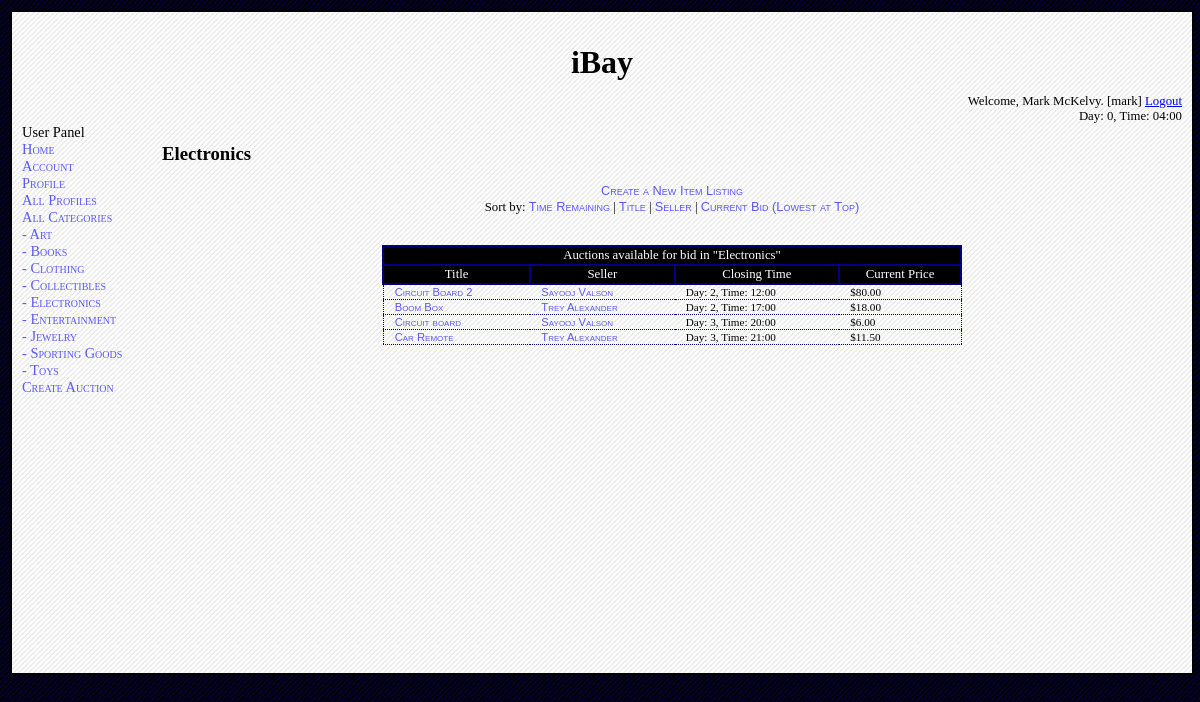
The app's page /source/category.php?view=Electronics (signed in) with its own data.
### tables this page shows
CREATE TABLE `item_listing` (
  `title` varchar(50) NOT NULL default '',
  `seller` varchar(50) NOT NULL default '',
  `category` varchar(30) NOT NULL default '',
  `end_day` int(5) NOT NULL default '0',
  `end_hour` int(2) NOT NULL default '0',
  `end_minute` int(2) NOT NULL default '0',
  `description` varchar(250) default NULL,
  `shipping_cost` float(7,2) default NULL,
  `shipping_method` varchar(100) default NULL,
  `starting_price` float(7,2) default NULL,
  `current_price` float(7,2) default NULL,
  `picture` varchar(100) default NULL,
  `buyer` varchar(50) default NULL,
  `buyerfeedbackforseller_description` varchar(250) default NULL,
  `buyerfeedbackforseller_rating` int(2) default NULL,
  `sellerfeedbackforbuyer_description` varchar(250) default NULL,
  PRIMARY KEY  (`title`,`seller`,`category`,`end_day`,`end_hour`,`end_minute`),
  KEY `seller` (`seller`)
);

### source/dbinfo.php (called while the page is built, shortened)
<?php
class dbinfo_t
{
	var $debug;
	function init ()
	{
		$this->debug = true;
	}
	function query ($q)
	{
		if ($this->debug)
			$result = mysql_query ($q) or die ('BAD QUERY: '.mysql_error ());
		else
			$result = mysql_query ($q);
		return $result;
	}
	function logged_in ()
	{
		return isset ($_SESSION) && isset ($_SESSION['Username']);
	}
	function is_admin ()
	{
		return $this->logged_in () && $_SESSION['Admin'] == 1;
	}
	function day ()
	{
		return $_SESSION['Day'];
	}
	function hour ()
	{
		return $_SESSION['Hour'];
	}
	function minute ()
	{
		return $_SESSION['Minute'];
	}
	function get_realname ($username)
	{
		$result = $this->query ("select realname from user where username = '$username'");
		if (mysql_num_rows ($result) == 0)
			return "ERROR";
		else
		{
			$row = mysql_fetch_assoc ($result);
			return $row['realname'];
		}
	}
}
?>

### source/category.php (the view, shortened to what this page needs)
<?php
include_once ("common.php");
$dbinfo = new dbinfo_t ();
echo_header ($dbinfo);
$view = get ("view");
$sortby = get ("sortby");
if ($dbinfo->logged_in ())
{
	if (empty ($view))
	{
		echo h3 ("All Categories");
		echo_div ("scriptstatus");
		echo href (" itemlisting.php?mode=new", "Create a New Item Listing");
		end_div ();
		cout ("Select a category:");
		$options = "";
		$options = $options.option ("Art", "Art");
		$options = $options.option ("Books", "Books");
		$options = $options.option ("Clothing", "Clothing");
		$options = $options.option ("Collectibles", "Collectibles");
		$options = $options.option ("Electronics", "Electronics");
		$options = $options.option ("Entertainment", "Entertainment");
		$options = $options.option ("Jewelry", "Jewelry");
		$options = $options.option ("Sporting Goods", "Sporting Goods");
		$options = $options.option ("Toys", "Toys");
		echo form_begin ("$current_script?", "get");
		echo select ("view", $options);
		echo submit_input ("Select");
	}
	else
	{
		echo h3 ("$view");
		echo href ("itemlisting.php?mode=new", "Create a New Item Listing");
		echo "<br/>Sort by: ";
		echo href ("category.php?view=$view&sortby=time_remaining", "Time Remaining");
		echo " | ";
		echo href ("category.php?view=$view&sortby=title", "Title");
		echo " | ";
		echo href ("category.php?view=$view&sortby=seller", "Seller");
		echo " | ";
		echo href ("category.php?view=$view&sortby=current_bid", "Current Bid (Lowest at Top)");
		$day = $dbinfo->day ();
		$hour = $dbinfo->hour ();
		$minute = $dbinfo->minute ();
		$query = "select title, seller, end_day, end_hour, end_minute, current_price from item_listing
where	category = '$view'
AND	((end_day > $day)
	OR (end_day = $day AND end_hour > $hour)
	OR (end_day = $day AND end_hour = $hour AND end_minute >= $minute))";
		if ($sortby == "title")
		{
			$query = $query." order by title";
		}
		else if ($sortby == "seller")
		{
			$query = $query." order by seller";
		}
		else if ($sortby == "current_bid")
		{
			$query = $query." order by current_price";
		}
		else
		{
			$query = $query." order by end_day,
end_hour, end_minute";
		}
		$results_id = mysql_query($query);
		if($results_id)
		{
			if (mysql_num_rows($results_id) == 0)
			{
				echo "No data.";
			}
			else
			{
				$table = new table_common_t ();
				$table->init ("category_listing");
				echo $table->table_begin ();
				echo $table->table_head_begin ();
				echo $table->tr ($table->td_span ("Auctions available for bid in \"$view\"", "", 6));
				echo $table->tr ($table->td ("Title").
						 $table->td ("Seller").
						 $table->td ("Closing Time").
						 $table->td ("Current Price"));
				echo $table->table_head_end ();
				echo $table->table_body_begin ();
				while (list($title, $seller, $end_day, $end_hour,$end_min,
					    $curr_price) = mysql_fetch_row($results_id))
				{
					echo $table->tr ($table->td (href ("itemlisting.php?mode=view&title=$title&seller=$seller&category=$view&end_day=$end_day&end_hour=$end_hour&end_minute=$end_min", $title)).
							 $table->td (href ("profile.php?mode=view&username=$seller", $dbinfo->get_realname ($seller))).
							 $table->td (format_time ($end_day,
										  $end_hour, $end_minute)).
					                 $table->td ("\$$curr_price"));
				}
				echo $table->table_body_end ();
				echo $table->table_end ();
				echo "<br><br>";
			}
		}
	}
}
echo_footer ($dbinfo);
?>

### source/common.php (shortened to what this page needs)
<?php
include_once ("dbinfo.php");
include_once ("table_common.php");
include_once ("list_common.php");
function echo_header ($dbinfo)
{
	$dbinfo->init ();
	$dbinfo->update_all ();
	echo <<<HEREDOC
<!DOCTYPE HTML PUBLIC "-//W3C//DTD HTML 4.01//EN" "http://www.w3.org/TR/html4/strict.dtd">
<html>
<head>
<meta http-equiv="Content-Type" content="text/html; charset=iso-8859-1" />
<title>CMPS 460 DB Project</title>
<link href="style.css" rel="stylesheet" type="text/css" />
</head>
<body>
HEREDOC;
	echo_div ("container");
	echo "iBay";
	end_div ();
	$day = $dbinfo->day () + 0;
	$hour = $dbinfo->hour ();
	$minute = $dbinfo->minute ();
	if ($dbinfo->logged_in ())
	{
		$realname = $dbinfo->realname ();
		$username = $dbinfo->username ();
		$logoutlink = href ("logout.php", "Logout");
		cout ("Welcome, $realname. [$username] $logoutlink");
	}
	else
	{
		$loginlink = href ("login.php", "Login");
		$reglink= href ("registration.php", "Register");
		cout ("Welcome! $loginlink or $reglink");
	}
	echo ("Day: $day, Time: $hour:$minute");
	if ($dbinfo->logged_in ())
	{
		if ($dbinfo->is_admin ())
			$nav = "Admin Panel<br/>";
		else
			$nav = "User Panel<br/>";
		$nav = $nav.li_wrap (href ("index.php", "Home"));
		$nav = $nav.li_wrap (href ("registration.php?mode=view", "Account"));
		$nav = $nav.li_wrap (href ("profile.php", "Profile"));
		$nav = $nav.li_wrap (href ("profile.php?mode=browse", "All Profiles"));
		$nav = $nav.li_wrap (href ("category.php", "All Categories"));
		$nav = $nav.li_wrap (href ("category.php?view=Art", " - Art"));
		$nav = $nav.li_wrap (href ("category.php?view=Books", " - Books"));
		$nav = $nav.li_wrap (href ("category.php?view=Clothing", " - Clothing"));
		$nav = $nav.li_wrap (href ("category.php?view=Collectibles", " - Collectibles"));
		$nav = $nav.li_wrap (href ("category.php?view=Electronics", " - Electronics"));
		$nav = $nav.li_wrap (href ("category.php?view=Entertainment", " - Entertainment"));
		$nav = $nav.li_wrap (href ("category.php?view=Jewelry", " - Jewelry"));
		$nav = $nav.li_wrap (href ("category.php?view=Sporting Goods", " - Sporting Goods"));
		$nav = $nav.li_wrap (href ("category.php?view=Toys", " - Toys"));
		$nav = $nav.li_wrap (href ("itemlisting.php?mode=new", "Create Auction"));
		echo ul_wrap ($nav);
	}
}
function echo_footer ($dbinfo)
{
	echo <<<HEREDOC
</body>
</html>
HEREDOC;
}
function echo_div ($name)
{
	if (empty ($name))
		echo "<div>\n";
	else
		echo "<div id=\"$name\">\n";
}
function end_div ()
{
	echo "</div>\n";
}
function href ($url, $text)
{
	return "<a href=\"$url\">$text</a>";
}
function get ($key)
{
	if (isset ($_GET[$key]))
		$val = $_GET[$key];
	else
		$val = "";
	return $val;
}
function h3 ($text)
{
	return "<h3>$text</h3>\n";
}
function cout ($str)
{
	echo "$str"."<br/>\n";
}
function format_time ($day, $hour, $minute, $prefix_zeros_to_day = false)
{
	$day += 0;
	$hour += 0;
	$minute += 0;
	if ($minute < 10)
	{
		$minute = "0".$minute;
	}
	return "Day: $day, Time: $hour:$minute";
}
?>

### source/table_common.php (shortened to what this page needs)
<?php
class table_common_t
{
	var $main_class;
	function init ($main_class_)
	{
		$this->main_class = $main_class_;
		return $this->main_class;
	}
	function table_begin ()
	{
		return "<table class=\"$this->main_class\">\n";
	}
	function table_end ()
	{
		return "</table>\n";
	}
	function table_head_begin ($custom_class = "")
	{
		if (empty ($custom_class))
			return "<thead class=$this->main_class>\n";
		else
			return "<thead class=$custom_class>\n";
	}
	function table_head_end ()
	{
		return "</thead>\n";
	}
	function table_body_begin ($custom_class = "")
	{
		if (empty ($custom_class))
			return "<tbody class=$this->main_class>\n";
		else
			return "<tbody class=$custom_class>\n";
	}
	function table_body_end ()
	{
		return "</tbody>\n";
	}
	function tr ($s, $custom_class = "")
	{
		if (empty ($custom_class))
			return "\t<tr class=$this->main_class>\n\t$s\n\t</tr>\n";
		else
			return "\t<tr class=$custom_class>\n\t$s\n\t</tr>\n";
	}
	function td ($s, $custom_class = "")
	{
		return $this->td_span ($s, $custom_class);
	}
	function td_span ($s, $custom_class = "", $span = 0, $align = "")
	{
		if ($span == 0)
		{
			if (empty ($custom_class))
				return "\t<td $align class=$this->main_class>\n\t$s\n\t</td>\n";
			else
				return "\t<td $align class=$custom_class>\n\t$s\n\t</td>\n";
		}
		else
		{
			if (empty ($custom_class))
				return "\t<td $align class=$this->main_class colspan=$span>\n\t$s\n\t</td>\n";
			else
				return "\t<td $align class=$custom_class colspan=$span>\n\t$s\n\t</td>\n";
		}
	}
}
?>

### source/style.css (style rules this page uses)
body { background: url(images/stripe_blue.png) top repeat; background-color: #000000; text-align: center; margin: 5px; padding: 5px; }
#container { margin: 0 auto; width: 100%; margin-top: 0px; padding: 0px; text-align: left; background: url(images/stripe_white.png) top repeat; background-color: #ffffff; border: 2px solid #000000; }
#header { position: relative; margin: 0px; padding-top: 1em; text-align: center; font-size: 2em; font-weight: bold; #border: 1px dotted navy; }
#navbar { float: left; position: relative; margin: 0px; padding-top: 0em; padding-left: 10px; text-align: left; width: 140px; font-size: 0.9em; #border: 1px dotted navy; }
#navbar li a { position: relative; color: #5A58F8; font-family: Verdana; font-variant: small-caps; text-decoration: none; }
#content { position: relative; color: #000000; font-family: serif; font-variant: normal; font-weight: normal; text-decoration: none; margin-left: 150px; margin-right: 10px; #border: 1px dotted navy; min-height: 500px; padding-bottom: 30px; padding-top: 0px; margin-top: 0em; }
#content a { font-family: sans-serif; font-size: 1em; font-variant: small-caps; color: #5A58F8; text-decoration: none; }
#status { position: relative; margin: 0px; padding-top: 1em; padding-right: 10px; text-align: right; font-size: 0.8em; #border: 1px dotted navy; }
#scriptstatus { position: relative; margin: 0px; text-align: center; font-size: 0.8em; }
table.category_listing { padding: 0px; margin: 0px auto; border-collapse: collapse; position: relative; top: 30px; width: 580px; }
table.category_listing a { color: #5A58F8; text-decoration: none; }
thead.category_listing td { font-size: 0.8em; background-color: #000000; color: #ffffff; border: 2px solid navy; padding-right: 0.5em; padding-left: 0.5em; text-align: center; }
tbody.category_listing { border-left: 1px dotted navy; border-right: 1px dotted navy; }
tbody.category_listing td { font-size: 0.7em; border-bottom: 1px dotted navy; padding-right: 1em; padding-left: 1em; border-collapse: separate; }

### records on screen
item_listing: title "Circuit Board 2 Sayooj Valson", s "Day: 2, Time: 12:00 $80.00"
item_listing: title "Boom Box Trey Alexander", s "Day: 2, Time: 17:00 $18.00"
item_listing: title "Circuit board Sayooj Valson", s "Day: 3, Time: 20:00 $6.00"
item_listing: title "Car Remote Trey Alexander", s "Day: 3, Time: 21:00 $11.50"

### other values on screen
$str "Welcome, Mark McKelvy. [mark]"
$day "0"
$hour "04"
$minute "00"
$text "Electronics"
$s "Auctions available for bid in \"Electronics\""
$s "Title Seller Closing Time Current Price"
